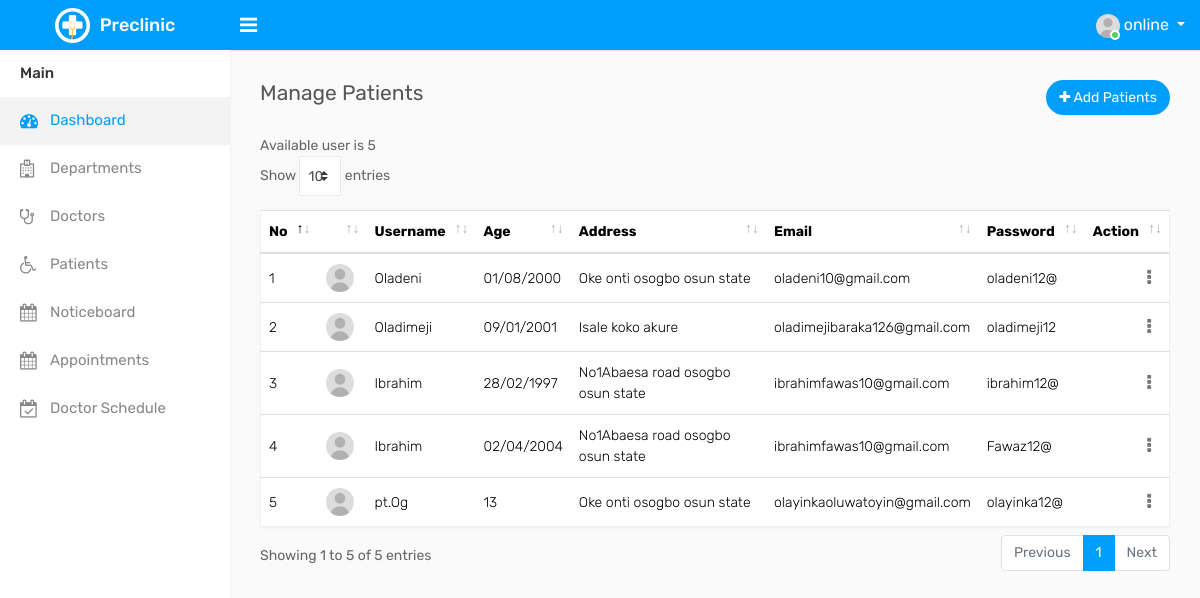
Screenshot of /adminpatienttable.php with the database file from the repository.
### tables this page shows
CREATE TABLE `userpage` (
  `id` int(11) NOT NULL,
  `Username` varchar(255) NOT NULL,
  `Fullname` varchar(255) NOT NULL,
  `Email` varchar(255) NOT NULL,
  `Password` varchar(11) NOT NULL,
  `Address` varchar(255) NOT NULL,
  `Age` varchar(10) NOT NULL
);

### adminpatienttable.php (the view, shortened to what this page needs)
<!DOCTYPE html>
<html lang="en">
<head>
    <link rel="stylesheet" type="text/css" href="assets/css/bootstrap.min.css">
    <link rel="stylesheet" type="text/css" href="assets/css/font-awesome.min.css">
    <link rel="stylesheet" type="text/css" href="assets/css/select2.min.css">
    <link rel="stylesheet" type="text/css" href="assets/css/dataTables.bootstrap4.min.css">
    <link rel="stylesheet" type="text/css" href="assets/css/bootstrap-datetimepicker.min.css">
    <link rel="stylesheet" type="text/css" href="assets/css/style.css">
</head>
<body>
    <div class="main-wrapper">
        <div class="header">
			<div class="header-left">
				<a href="index-2.html" class="logo">
					<img src="assets/img/logo.png" width="35" height="35" alt=""> <span>Preclinic</span>
				</a>
			</div>
			<a id="toggle_btn" href="javascript:void(0);"><i class="fa fa-bars"></i></a>
            <ul class="nav user-menu float-right">
                <li class="nav-item dropdown d-none d-sm-block">
                    <a href="#" class="dropdown-toggle nav-link" data-toggle="dropdown"></a>
                </li>
                <li class="nav-item dropdown d-none d-sm-block">
                    <a href="javascript:void(0);" id="open_msg_box" class="hasnotifications nav-link"></a>
                </li>
                <li class="nav-item dropdown has-arrow">
                    <a href="#" class="dropdown-toggle nav-link user-link" data-toggle="dropdown">
                        <span class="user-img"><img class="rounded-circle" src="assets/img/user.jpg" width="40" alt="Admin">
							<span class="status online"></span></span>
                       <span>online</span>
                    </a>
                </li>
            </ul>
        </div>
        <div class="sidebar" id="sidebar">
            <div class="sidebar-inner slimscroll">
                <div id="sidebar-menu" class="sidebar-menu">
                    <ul>
                        <li class="menu-title">Main</li>
                        <li class="active">
                            <a href="dashboard.php"><i class="fa fa-dashboard"></i> <span>Dashboard</span></a>
                        </li>
                        <li >
                            <a href="department.php"><i class="fa fa-hospital-o"></i> <span>Departments</span></a>
                        </li>
						<li>
                            <a href="admindoctable.php"><i class="fa fa-stethoscope" aria-hidden="true"></i> <span>Doctors</span></a>
                        </li>
                        <li>
                            <a href="adminpatienttable.php"><i class="fa fa-wheelchair"></i> <span>Patients</span></a>
                        </li>
                        <li>
                            <a href="notification.php"><i class="fa fa-calendar"></i> <span>Noticeboard</span></a>
                        </li>
                        <li>
                            <a href="appointment.php"><i class="fa fa-calendar"></i> <span>Appointments</span></a>
                        </li>
                        <li >
                            <a href="schedule.php"><i class="fa fa-calendar-check-o"></i> <span>Doctor Schedule</span></a>
                        </li>
</ul>
                </div>
            </div>
        </div>
        <div class="page-wrapper">
            <div class="content">
                <div class="row">
                    <div class="col-sm-4 col-3">
                        <h4 class="page-title">Manage Patients</h4>
                    </div>
                    <div class="col-sm-8 col-9 text-right m-b-20">
                        <a href="patient_re.php" class="btn btn btn-primary btn-rounded float-right"><i class="fa fa-plus"></i> Add Patients</a>
                    </div>
                </div>
				<div class="row">
					<div class="col-md-12">
						<div class="table-responsive">
							<table class="table table-bordiped custom-table datatable mb-0er table-str">
								<thead>
									<tr>
										<th>No</th>
										<th></th>
										<th>Username</th>
										<th>Age</th>
										<th>Address</th>
                                        <th>Email</th>
										<th>Password</th>
										<th class="text-right">Action</th>
									</tr>
								</thead>
								<tbody>
                                 <?php
                                include 'connection.php';
                                $count = 1;
                                $result = mysqli_query ($conn, "select * from userpage");
                                if(mysqli_num_rows($result)>0){
                                    while($row = mysqli_fetch_assoc($result)){
                                        ?>
									<tr>
                                        <td><?php echo $count?></td>
										<td><img width="28" height="28" src="assets/img/user.jpg" class="rounded-circle m-r-5" alt=""> </td>
										<td><?php echo $row ['Username']?></td>
										<td><?php echo $row ['Age']?></td>
										<td><?php echo $row ['Address']?></td>
										<td><?php echo $row ['Email']?></td>
                                        <td><?php echo $row ['Password']?></td>
										<td class="text-right">
											<div class="dropdown dropdown-action">
												<a href="#" class="action-icon dropdown-toggle" data-toggle="dropdown" aria-expanded="false"><i class="fa fa-ellipsis-v"></i></a>
											</div>
										</td>
                                        <?php
                    $count++;
                }
            }
            ?>
									</tr>
								</tbody>
							</table>
						</div>
					</div>
                </div>
            </div>
            </div>
        </div>
</body>
</html>

### rows the page displays
userpage: Username "Oladeni", Age "01/08/2000", Address "Oke onti osogbo osun state", Email "oladeni10@gmail.com", Password "oladeni12@"
userpage: Username "Oladimeji", Age "09/01/2001", Address "Isale koko akure", Email "oladimejibaraka126@gmail.com", Password "oladimeji12"
userpage: Username "Ibrahim", Age "28/02/1997", Address "No1Abaesa road osogbo osun state", Email "ibrahimfawas10@gmail.com", Password "ibrahim12@"
userpage: Username "Ibrahim", Age "02/04/2004", Address "No1Abaesa road osogbo osun state", Email "ibrahimfawas10@gmail.com", Password "Fawaz12@"
userpage: Username "pt.Og", Age "13", Address "Oke onti osogbo osun state", Email "olayinkaoluwatoyin@gmail.com", Password "olayinka12@"
